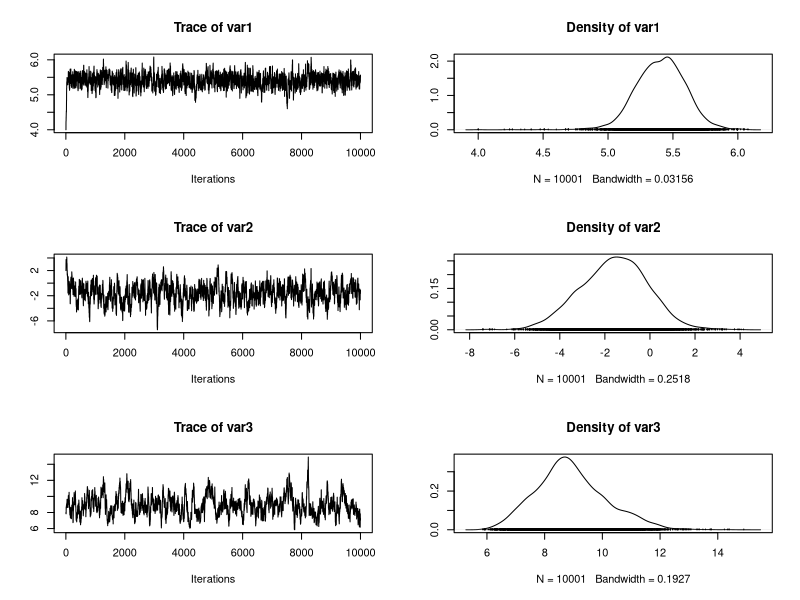

Recreate this plot in R. (Note: this script raises an error after producing the figure.)
##############################################################
# Code to demonstrate convergence diagnostics with the CODA packaage in R
#
# see blog post at http://theoreticalecology.wordpress.com/2011/12/09/mcmc-chain-analysis-and-convergence-diagnostics-with-coda-in-r/
# for further explanations
#
# by Florian Hartig http://florianhartig.wordpress.com/
# licence: http://creativecommons.org/licenses/by-nc-sa/3.0/
##############################################################
library(coda)

rm(list=ls(all=TRUE))

# parameters and sample size
trueA <- 5
trueB <- 0
trueSd <- 10
sampleSize <- 31

# variables
x <- (-(sampleSize-1)/2):((sampleSize-1)/2)
y <-  trueA * x + trueB + rnorm(n=sampleSize,mean=0,sd=trueSd)

likelihood <- function(param){
  a = param[1]
  b = param[2]
  sd = param[3]
  pred = a*x + b
  singlelikelihoods = dnorm(y, mean = pred, sd = sd, log = T)
  sumll = sum(singlelikelihoods)
  return(sumll)  
}

prior <- function(param){
  a = param[1]
  b = param[2]
  sd = param[3]
  aprior = dunif(a, min=0, max=10, log = T)
  bprior = dnorm(b, sd = 5, log = T)
  sdprior = dunif(sd, min=0, max=30, log = T)
  return(aprior+bprior+sdprior)
}

proposalfunction <- function(param){
  return(rnorm(3,mean = param, sd= c(0.1,0.5,0.3)))
}

run_metropolis_MCMC <- function(startvalue, iterations){
  chain = array(dim = c(iterations+1,3))
  chain[1,] = startvalue
  for (i in 1:iterations){
    proposal = proposalfunction(chain[i,])
    probab = exp(likelihood(proposal)+ prior(proposal) - likelihood(chain[i,])- prior(chain[i,]))
    if (runif(1) < probab){
      chain[i+1,] = proposal
    }else{
      chain[i+1,] = chain[i,]
    }
  }
  return(mcmc(chain))
}

startvalue = c(4,2,8)
chain = run_metropolis_MCMC(startvalue, 10000)

summary(chain)
plot(chain)
x11()
pairs(data.frame(chain))
x11()
# if this doesn't work, rep

################################
# correlation in posterior

x <- (-(sampleSize-1)/2):((sampleSize-1)/2) + 20
y <-  trueA * x + trueB + rnorm(n=sampleSize,mean=0,sd=trueSd)

chain = run_metropolis_MCMC(startvalue, 10000)
summary(chain)
plot(chain)
x11()
pairs(data.frame(chain))
x11()



######################################
# convergence diagnostics

x <- (-(sampleSize-1)/2):((sampleSize-1)/2)
y <-  trueA * x + trueB + rnorm(n=sampleSize,mean=0,sd=trueSd)

# first chain
startvalue = c(4,2,8)
chain = run_metropolis_MCMC(startvalue, 10000)

# create second chain
startvalue2 = c(6,-2,12)
chain2 = run_metropolis_MCMC(startvalue, 10000)
combinedchains = mcmc.list(chain, chain2)

# check convergennce
plot(combinedchains)
x11()
gelman.diag(combinedchains)
gelman.plot(combinedchains)










